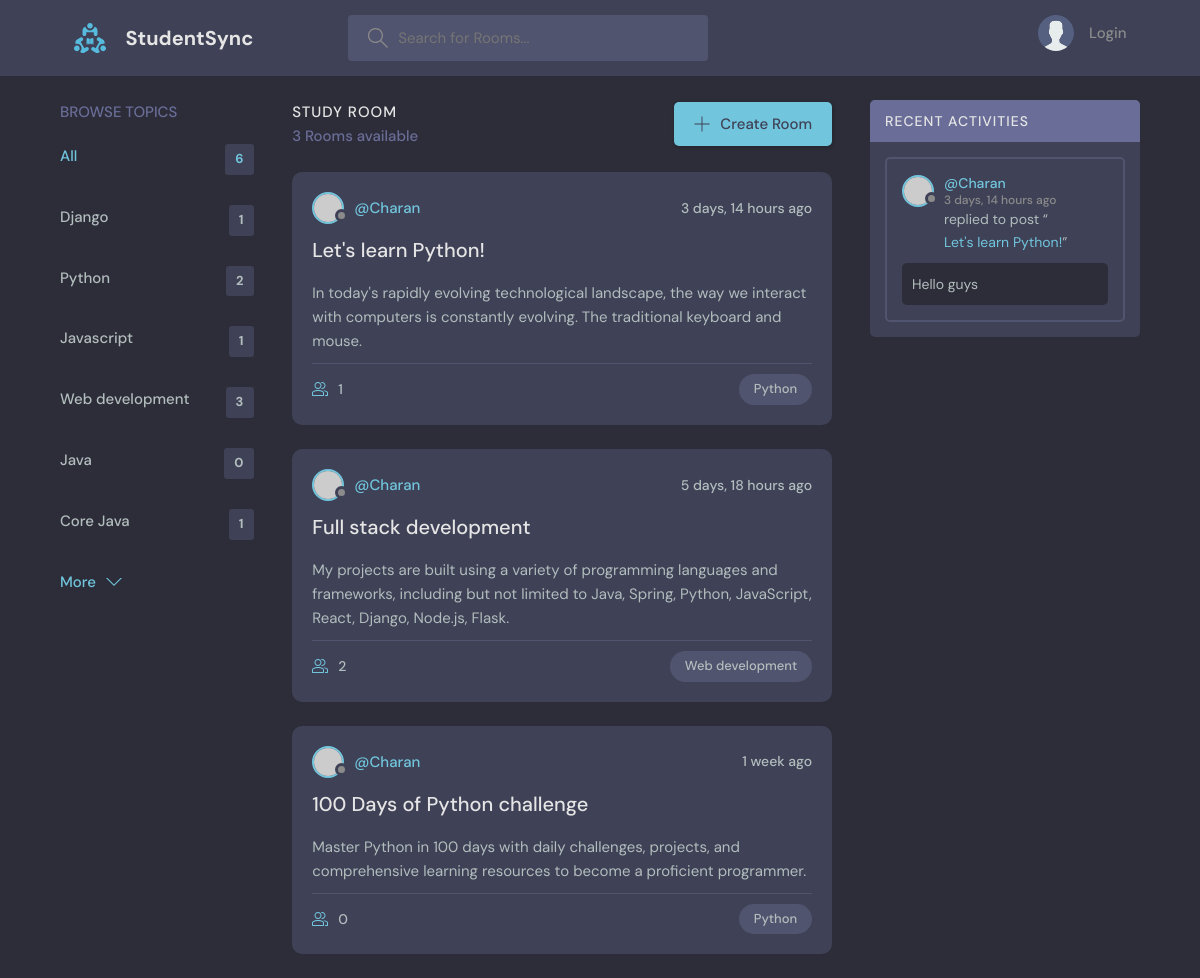
The app's page /?q=Python, older data.
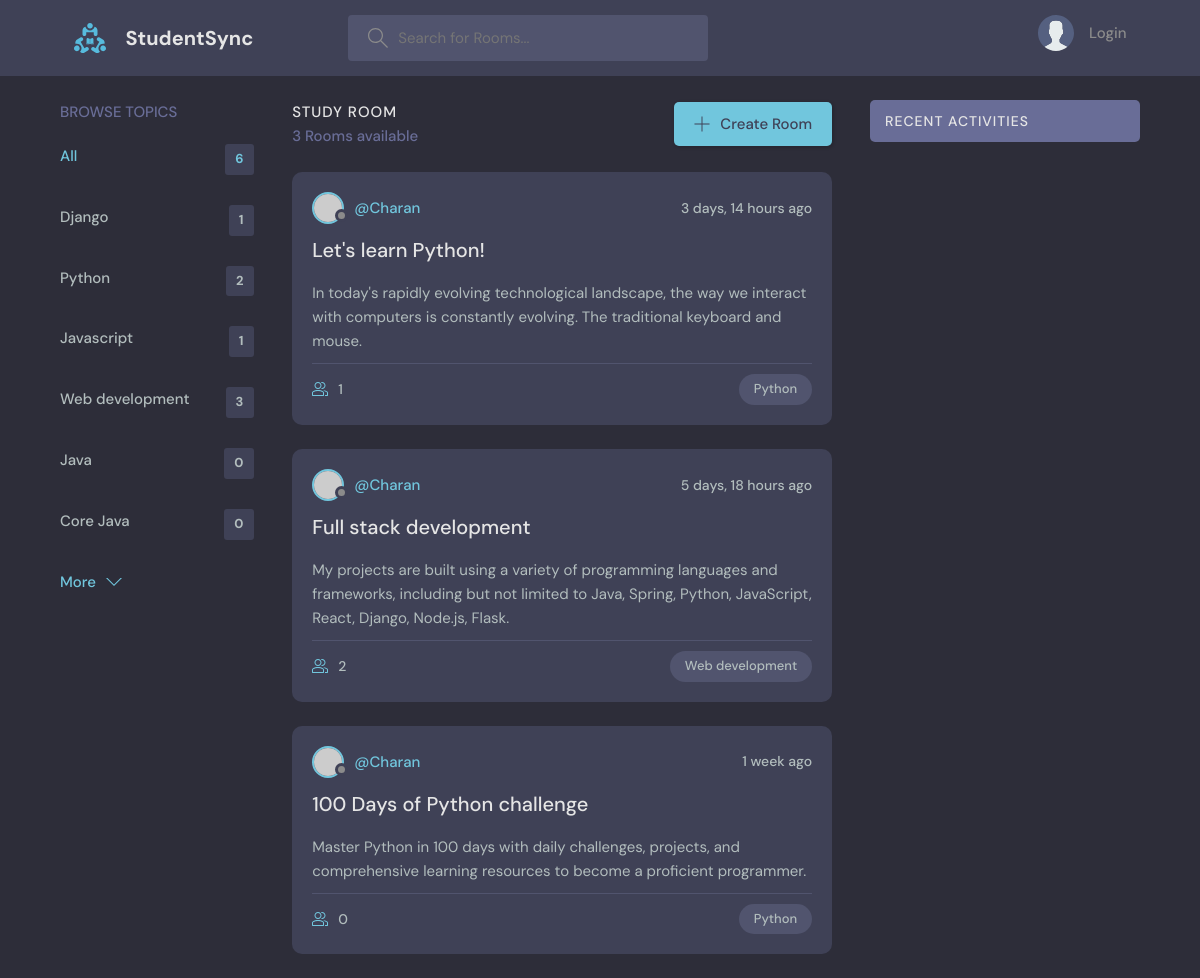
The same page, newer data.
### base/models.py (models this page shows, shortened)
class Topic(models.Model):
    name=models.CharField(max_length=200)

class Room(models.Model):
    host= models.ForeignKey(User,on_delete=models.SET_NULL,null=True)
    topic= models.ForeignKey(Topic,on_delete=models.SET_NULL,null=True)
    name=models.CharField(max_length=200)
    description=models.TextField(null=True,blank=True)
    participants=models.ManyToManyField(User,related_name='participants',blank=True)
    updated=models.DateTimeField(auto_now=True)
    created=models.DateTimeField(auto_now_add=True)
    class Meta:
        ordering=['-updated','-created']

class Message(models.Model):
    user=models.ForeignKey(User,on_delete=models.CASCADE)
    room=models.ForeignKey(Room,on_delete=models.CASCADE)
    body=models.TextField()
    updated=models.DateTimeField(auto_now=True)
    created=models.DateTimeField(auto_now_add=True)
    class Meta:
        ordering=['-updated','-created']

### base/views.py (the view)
# urls.py: path('',views.home,name="home"),
def home(request):
    q = request.GET.get('q') if request.GET.get('q') != None else ''
    rooms = Room.objects.filter(
        Q(topic__name__icontains=q) |
        Q(name__icontains=q) |
        Q(description__icontains=q)
    )
    topics = Topic.objects.all()
    room_messages = Message.objects.filter(Q(room__name__icontains=q))
    context = {'rooms': rooms, 'topics': topics,
               'room_messages': room_messages}
    return render(request, 'base/home.html', context)

### base/templates/base/home.html (shortened to what this page needs)
{% extends 'main.html' %} {% block content %}
<main class="layout layout--3">
  <div class="container">
    <div>{% include 'base/topics_component.html' %}</div>
    <div class="roomList">
      <div class="roomList__header">
        <div>
          <h2>Study Room</h2>
          <p>{{rooms.count}} Rooms available</p>
        </div>
        <a class="btn btn--main" href="{% url 'create-room' %}">
          <svg
            version="1.1"
            xmlns="http://www.w3.org/2000/svg"
            width="32"
            height="32"
            viewBox="0 0 32 32"
          >
            <title>add</title>
            <path
              d="M16.943 0.943h-1.885v14.115h-14.115v1.885h14.115v14.115h1.885v-14.115h14.115v-1.885h-14.115v-14.115z"
            ></path>
          </svg>
          Create Room
        </a>
      </div>
      {% include 'base/feed_component.html' %}
    </div>
    {% include 'base/activity_component.html' %}
  </div>
</main>
{% endblock content %}

### base/templates/base/topics_component.html
<div class="topics">
  <div class="topics__header">
    <h2>Browse Topics</h2>
  </div>
  <ul class="topics__list">
    <li>
      <a href="{% url 'home' %}" class="active">All <span>{{topics.count}}</span></a>
    </li>
    {% for topic in topics %}
    <li>
      <a href="{% url 'home' %}?q={{topic.name}}">{{topic.name}} <span>{{topic.room_set.all.count}}</span></a>
    </li>
    {% endfor %}
  </ul>
  <a class="btn btn--link" href="topics.html">
    More
    <svg
      version="1.1"
      xmlns="http://www.w3.org/2000/svg"
      width="32"
      height="32"
      viewBox="0 0 32 32"
    >
      <title>chevron-down</title>
      <path d="M16 21l-13-13h-3l16 16 16-16h-3l-13 13z"></path>
    </svg>
  </a>
</div>

### base/templates/base/feed_component.html (shortened to what this page needs)
{% for room in rooms %}
<div class="roomListRoom">
  <div class="roomListRoom__header">
    <a href="{% url 'profile' room.host.id %}" class="roomListRoom__author">
      <div class="avatar avatar--small">
        <img src="https://randomuser.me/api/portraits/women/11.jpg" />
      </div>
      <span>@{{room.host.username}}</span>
    </a>
    <div class="roomListRoom__actions">
      <span>{{room.created|timesince}} ago</span>
    </div>
  </div>
  <div class="roomListRoom__content">
    <a href="{% url 'room' room.id %}">{{room.name}}</a>
    <p>
      {{room.description}}
    </p>
  </div>
  <div class="roomListRoom__meta">
    <a href="{% url 'room' room.id %}" class="roomListRoom__joined">
      {{room.participants.all.count}}
    </a>
    <p class="roomListRoom__topic">{{room.topic.name}}</p>
  </div>
</div>
{% endfor %}

### base/templates/base/activity_component.html (shortened to what this page needs)
<div class="activities">
  <div class="activities__header">
    <h2>Recent Activities</h2>
  </div>
  {% for message in room_messages %}
  <div class="activities__box">
    <div class="activities__boxHeader roomListRoom__header">
      <a href="{% url 'profile' message.user.id %}" class="roomListRoom__author">
        <div class="avatar avatar--small">
          <img src="https://randomuser.me/api/portraits/women/11.jpg" />
        </div>
        <p>
          @{{message.user}}
          <span> {{message.created|timesince}} ago</span>
        </p>
      </a>
    </div>
    <div class="activities__boxContent">
      <p>
        replied to post “<a href="{% url 'room' message.room.id %}">{{message.room.name}}</a
        >”
      </p>
      <div class="activities__boxRoomContent">
        {{message.body}}
      </div>
    </div>
  </div>
  {% endfor %}
</div>

Row changes from the older to the newer data that the page shows:
removed Message: user "Charan", created "3 days, 14 hours", room.name "Let's learn Python!", body "Hello guys"
computed for Topic "Core Java": room_set.all.count "1" → "0"
